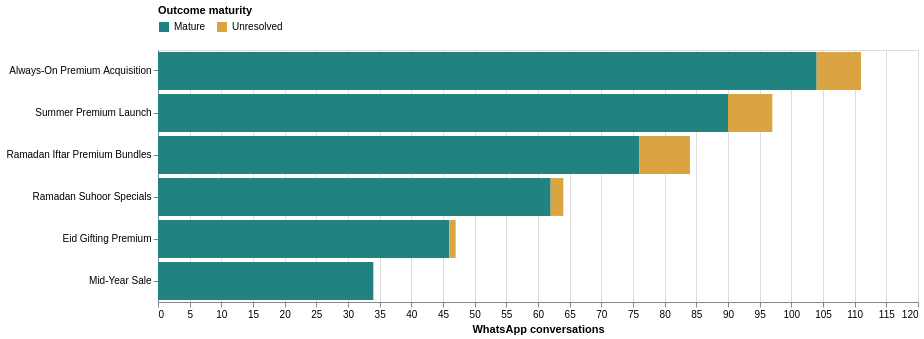

The notebook cell saved with this chart:
### Markdown cell above
## 4. Raw Primary Evidence

The raw score is the directly observed rate:

```text
raw rate = objective successes / eligible objective trials
```

These counts remain beside every corrected score so the modeled result can always be
audited back to real evidence.

### Code cell
raw_evidence = campaigns[[
    "campaign_name", "score_successes", "score_trials", "raw_rate",
    "observed_conversations", "mature_conversations",
    "unresolved_conversations", "evidence_status",
]].rename(columns={
    "campaign_name": "Campaign", "score_successes": "Successes",
    "score_trials": "Eligible trials", "raw_rate": "Raw rate",
    "observed_conversations": "Observed conversations",
    "mature_conversations": "Mature conversations",
    "unresolved_conversations": "Unresolved conversations",
    "evidence_status": "Evidence status",
})
display(raw_evidence.style.format({"Raw rate": "{:.2%}"}, na_rep="Not available"))

maturity_long = inventory[["Campaign", "Mature", "Unresolved"]].melt(
    "Campaign", var_name="Outcome maturity", value_name="Conversations"
)
maturity_chart = alt.Chart(maturity_long).mark_bar().encode(
    y=alt.Y("Campaign:N", sort="-x", title=None),
    x=alt.X("Conversations:Q", title="WhatsApp conversations"),
    color=alt.Color(
        "Outcome maturity:N",
        scale=alt.Scale(domain=["Mature", "Unresolved"], range=["#218380", "#d9a441"]),
        legend=alt.Legend(orient="top"),
    ),
    tooltip=["Campaign", "Outcome maturity", "Conversations"],
).properties(width=760, height=max(120, len(campaigns) * 42))
display(maturity_chart)

### Figure 1 — Vega-Lite specification as saved in the notebook (floating-point values rounded to 4 significant figures)
{"config": {"view": {"continuousWidth": 300, "continuousHeight": 300}}, "data": {"name": "data-43a9b159bba4b178a59194096d93f4ff"}, "mark": {"type": "bar"}, "encoding": {"color": {"field": "Outcome maturity", "legend": {"orient": "top"}, "scale": {"domain": ["Mature", "Unresolved"], "range": ["#218380", "#d9a441"]}, "type": "nominal"}, "tooltip": [{"field": "Campaign", "type": "nominal"}, {"field": "Outcome maturity", "type": "nominal"}, {"field": "Conversations", "type": "quantitative"}], "x": {"field": "Conversations", "title": "WhatsApp conversations", "type": "quantitative"}, "y": {"field": "Campaign", "sort": "-x", "title": null, "type": "nominal"}}, "height": 252, "width": 760, "$schema": "https://vega.github.io/schema/vega-lite/v5.20.1.json", "datasets": {"data-43a9b159bba4b178a59194096d93f4ff": [{"Campaign": "Always-On Premium Acquisition", "Outcome maturity": "Mature", "Conversations": 104}, {"Campaign": "Ramadan Suhoor Specials", "Outcome maturity": "Mature", "Conversations": 62}, {"Campaign": "Ramadan Iftar Premium Bundles", "Outcome maturity": "Mature", "Conversations": 76}, {"Campaign": "Eid Gifting Premium", "Outcome maturity": "Mature", "Conversations": 46}, {"Campaign": "Summer Premium Launch", "Outcome maturity": "Mature", "Conversations": 90}, {"Campaign": "Mid-Year Sale", "Outcome maturity": "Mature", "Conversations": 34}, {"Campaign": "Always-On Premium Acquisition", "Outcome maturity": "Unresolved", "Conversations": 7}, {"Campaign": "Ramadan Suhoor Specials", "Outcome maturity": "Unresolved", "Conversations": 2}, {"Campaign": "Ramadan Iftar Premium Bundles", "Outcome maturity": "Unresolved", "Conversations": 8}, {"Campaign": "Eid Gifting Premium", "Outcome maturity": "Unresolved", "Conversations": 1}, {"Campaign": "Summer Premium Launch", "Outcome maturity": "Unresolved", "Conversations": 7}, {"Campaign": "Mid-Year Sale", "Outcome maturity": "Unresolved", "Conversations": 0}]}}
